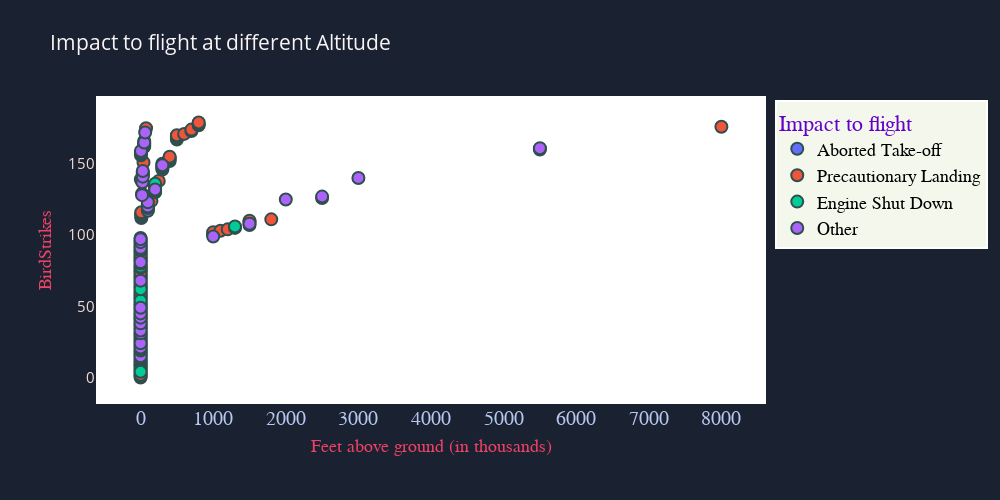

The cell this chart's notebook holds for it:
### Code cell
# Create a dictionary for visualization of data
Altitude ={'Feet above ground':Effect_in_flight['Feet above ground'],'BirdStrike':[i for i in range(len(Effect_in_flight['Feet above ground']))] }

# Create bar chart with Plotly Express
fig = px.scatter(Altitude,height=600,x='Feet above ground',y='BirdStrike',color = Effect_in_flight['Effect: Impact to flight'],title='Impact to flight at different Altitude')


# Update the layout to change the font of the x-axis label
fig.update_xaxes(title_text="Feet above ground (in thousands)", title_font=dict(family="Arial", size=18, color="#EE4266"),tickfont=dict(
        family="sans-serif",
        size=20,
        color="#B7C9F2",
    # Change the color of the x-axis category labels
    ))


# Update the layout to change the font of the x-axis label
fig.update_yaxes(title_text="BirdStrikes", title_font=dict(family="Arial", size=18, color="#EE4266" ))



# Update outer layout
fig.update_layout(legend=dict(title="Impact to flight",
        font=dict(
            family="Arial",
            size=18,
            color="black"
        ),
        bgcolor="LightSteelBlue",
        bordercolor="white",
        borderwidth=2
    ),width=1000,
    height=500,legend_borderwidth=2,margin=dict(
        l=100,
        r=50,
        b=100,
        t=100,
        pad=4
    ),font=dict(color='#F5DAD2'),paper_bgcolor = '#1A2130',legend_bgcolor='#F3F7EC',title_font_color="#F9F5F6",plot_bgcolor = 'rgba(255, 255,255, 200)',legend_title_font_color='rgba(100,0, 200, 200)',hoverlabel_grouptitlefont_color='#1A2130'
                  ,font_size=15)


fig.update_traces(marker=dict(size=12,
                              line=dict(width = 2,
                                        color = 'DarkSlateGrey')),
                  selector=dict(mode='markers'))
fig.show()

### Figure 1 — Plotly figure (JSON) as saved in the notebook; plotly's stock layout.template omitted (floating-point values rounded to 4 significant figures)
{"data": [{"hovertemplate": "color=Aborted Take-off<br>Feet above ground=%{x}<br>BirdStrike=%{y}<extra></extra>", "legendgroup": "Aborted Take-off", "marker": {"color": "#636efa", "line": {"color": "DarkSlateGrey", "width": 2}, "size": 12, "symbol": "circle"}, "mode": "markers", "name": "Aborted Take-off", "orientation": "v", "showlegend": true, "type": "scatter", "x": [0, 0, 0, 0, 0, 0, 0, 0, 0, 0, 0, 0, 0, 0, 0, 0, 0, 0, 0, 0, 0, 0, 0, 0, 0, 0, 0, 0, 0, 0, 0, 0, 0, 0, 0, 0, 0, 0, 0, 0, 0, 0, 0, 0, 0, 0, 0, 0, 0, 0, 0, 0, 0], "xaxis": "x", "y": [0, 1, 3, 5, 6, 7, 8, 9, 10, 11, 17, 18, 22, 25, 26, 27, 28, 29, 30, 32, 35, 36, 37, 39, 41, 44, 48, 51, 52, 53, 55, 56, 58, 60, 61, 63, 65, 66, 67, 70, 71, 75, 76, 79, 82, 83, 85, 87, 88, 92, 93, 94, 96], "yaxis": "y"}, {"hovertemplate": "color=Precautionary Landing<br>Feet above ground=%{x}<br>BirdStrike=%{y}<extra></extra>", "legendgroup": "Precautionary Landing", "marker": {"color": "#EF553B", "line": {"color": "DarkSlateGrey", "width": 2}, "size": 12, "symbol": "circle"}, "mode": "markers", "name": "Precautionary Landing", "orientation": "v", "showlegend": true, "type": "scatter", "x": [0, 0, 0, 0, 0, 0, 0, 0, 0, 0, 0, 0, 0, 0, 0, 0, 0, 0, 0, 0, 1000, 1000, 1000, 1100, 1200, 1300, 1500, 1500, 1500, 1800, 10, 10, 10, 10, 10, 100, 100, 100, 150, 2500, 20, 200, 200, 200, 200, 200, 250, 3, 30, 30, 30, 300, 300, 300, 300, 40, 400, 400, 400, 400, 5, 5500, 50, 50, 50, 50, 500, 500, 500, 500, 600, 700, 700, 75, 8000, 800, 800, 800], "xaxis": "x", "y": [2, 12, 16, 23, 34, 40, 46, 47, 57, 59, 64, 69, 72, 73, 74, 77, 84, 86, 89, 98, 100, 101, 102, 103, 104, 105, 107, 109, 110, 111, 112, 113, 114, 115, 116, 118, 121, 122, 124, 126, 129, 130, 131, 133, 134, 135, 138, 139, 142, 143, 144, 146, 147, 148, 150, 151, 152, 153, 154, 155, 156, 160, 162, 163, 164, 166, 167, 168, 169, 170, 171, 173, 174, 175, 176, 177, 178, 179], "yaxis": "y"}, {"hovertemplate": "color=Engine Shut Down<br>Feet above ground=%{x}<br>BirdStrike=%{y}<extra></extra>", "legendgroup": "Engine Shut Down", "marker": {"color": "#00cc96", "line": {"color": "DarkSlateGrey", "width": 2}, "size": 12, "symbol": "circle"}, "mode": "markers", "name": "Engine Shut Down", "orientation": "v", "showlegend": true, "type": "scatter", "x": [0, 0, 0, 0, 0, 0, 0, 1300, 200], "xaxis": "x", "y": [4, 43, 50, 54, 62, 78, 90, 106, 136], "yaxis": "y"}, {"hovertemplate": "color=Other<br>Feet above ground=%{x}<br>BirdStrike=%{y}<extra></extra>", "legendgroup": "Other", "marker": {"color": "#ab63fa", "line": {"color": "DarkSlateGrey", "width": 2}, "size": 12, "symbol": "circle"}, "mode": "markers", "name": "Other", "orientation": "v", "showlegend": true, "type": "scatter", "x": [0, 0, 0, 0, 0, 0, 0, 0, 0, 0, 0, 0, 0, 0, 0, 0, 0, 0, 0, 1000, 1500, 100, 100, 100, 100, 2000, 2500, 20, 200, 25, 3000, 30, 30, 300, 5, 5, 5, 5500, 50, 63], "xaxis": "x", "y": [13, 14, 15, 19, 20, 21, 24, 31, 33, 38, 42, 45, 49, 68, 80, 81, 91, 95, 97, 99, 108, 117, 119, 120, 123, 125, 127, 128, 132, 137, 140, 141, 145, 149, 157, 158, 159, 161, 165, 172], "yaxis": "y"}], "layout": {"font": {"color": "#F5DAD2", "size": 15}, "height": 500, "hoverlabel": {"grouptitlefont": {"color": "#1A2130"}}, "legend": {"bgcolor": "#F3F7EC", "bordercolor": "white", "borderwidth": 2, "font": {"color": "black", "family": "Arial", "size": 18}, "title": {"font": {"color": "rgba(100,0, 200, 200)"}, "text": "Impact to flight"}, "tracegroupgap": 0}, "margin": {"b": 100, "l": 100, "pad": 4, "r": 50, "t": 100}, "paper_bgcolor": "#1A2130", "plot_bgcolor": "rgba(255, 255,255, 200)", "title": {"font": {"color": "#F9F5F6"}, "text": "Impact to flight at different Altitude"}, "width": 1000, "xaxis": {"anchor": "y", "autorange": true, "domain": [0, 1], "range": [-562.3, 8562.0], "tickfont": {"color": "#B7C9F2", "family": "sans-serif", "size": 20}, "title": {"font": {"color": "#EE4266", "family": "Arial", "size": 18}, "text": "Feet above ground (in thousands)"}, "type": "linear"}, "yaxis": {"anchor": "x", "autorange": true, "domain": [0, 1], "range": [-15.79, 194.8], "title": {"font": {"color": "#EE4266", "family": "Arial", "size": 18}, "text": "BirdStrikes"}, "type": "linear"}}}
